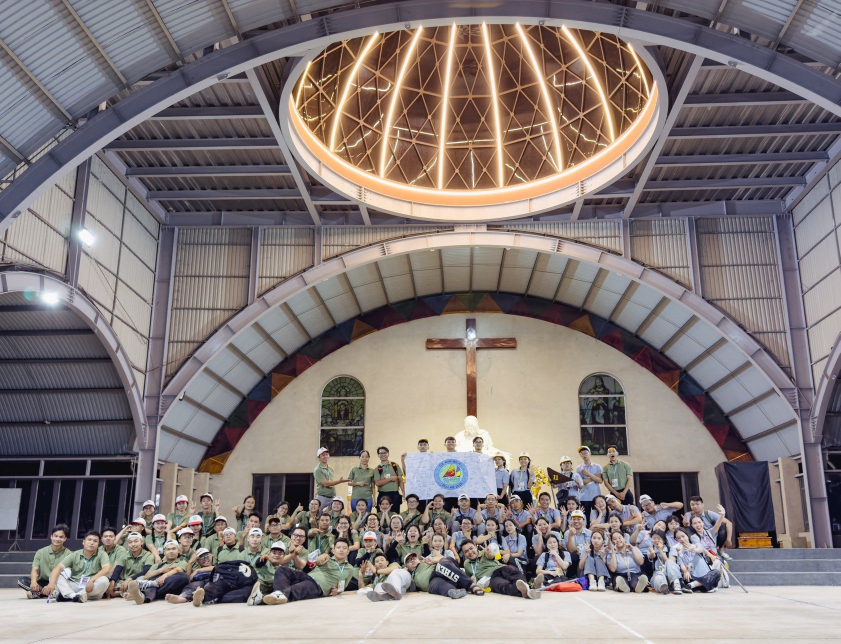
#> input picture images.jpg, 1681 x 1287 px (shown at 1/2 size)
$ python bai1.py
#> lines starting #> are read from the running program, lines starting #| are printed output that depends on the picture; after the words box and inside, x2 and y2 are one past the last pixel; in counts of white or black regions, pixels touching at a corner belong together
import cv2
import numpy as np
img_rgb=cv2.imread('images.jpg')
#> img_rgb is the input picture: shape (1287, 1681, 3); mean B, G, R 121.7, 122.4, 132
img_gray=cv2.cvtColor(img_rgb,cv2.COLOR_BGR2GRAY)
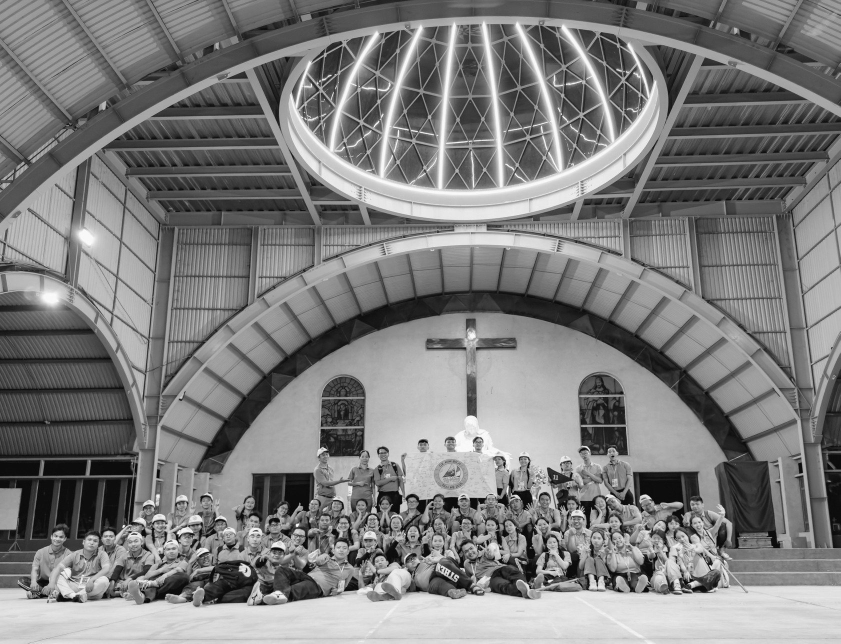
#> img_gray: shape (1287, 1681) (shown at 1/2 size); min 0, max 255, mean 125.2
#DOC ANH CAN SO KHOP
template=cv2.imread('images.jpg',0)
#> template: shape (1287, 1681); min 0, max 255, mean 125.2
#lay chieu rong va chieu cao
w,h =template.shape[::-1]
#> w = 1681; h = 1287
res=cv2.matchTemplate(img_gray,template,cv2.TM_CCOEFF_NORMED)
#> res = [1]
threshold=0.9
loc=np.where(res>=threshold)
#> loc = ([0], [0])
for pt in zip(*loc[::-1]):
    cv2.rectangle(img_rgb,pt,(pt[0]+w,pt[1]+h),(0,225,0),2)
#> this loop made 1 pass
#> pt on pass 1: (0, 0)
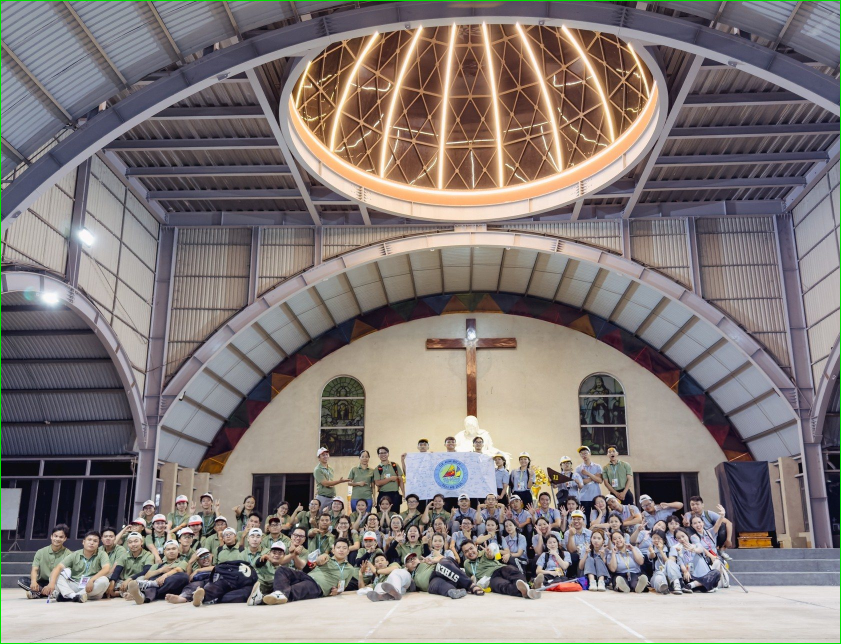
#> img_rgb: shape (1287, 1681, 3) (shown at 1/2 size); 0.41% of pixels changed, all inside (x1, y1, x2, y2) = (0, 0, 1681, 1287)
cv2.namedWindow('Anh phat hien', cv2.WINDOW_NORMAL)
cv2.resizeWindow('Anh phat hien', 1000, 650)
cv2.imshow('Anh phat hien', img_rgb)
cv2.waitKey(0)
cv2.destroyAllWindows()
